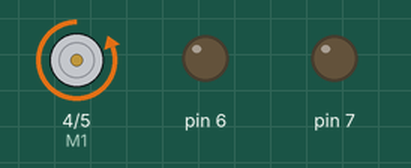
This sketch was run on a simulated Arduino Uno, built with avr-gcc and run on an emulated ATmega328P. On the bench: direction and speed pins drawn as motors (green arrow = direction pin HIGH = forward, orange = LOW = backward, longer = more drive), output pins drawn as LEDs (lit = HIGH). What the sketch prints to the serial monitor is not drawn.

Above: at 0.5 s.
Timing chart, 0 to 4.6 s (numbered marks = the images above):
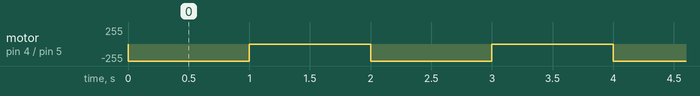

The sketch:

MotorControlTesting.ino
```cpp
//Standard PWM DC control
int E1 = 5;     //M1 Speed Control
int M1 = 4;    //M1 Direction Control

void back_off (char a,char b)          //Move backward
{
  analogWrite (E1,a);
  digitalWrite(M1,LOW);
}

void stop(void)                    //Stop
{
  digitalWrite(E1,LOW);
}

void setup(void)
{
  int i;
  for(i=4;i<=7;i++)
    pinMode(i, OUTPUT);
  Serial.begin(9600);      //Set Baud Rate
  Serial.println("Run keyboard control");
}
void loop(void)
{
  back_off(255,255);
  delay(1000);
  stop();
  delay(1000);
}
```

Measured:
- by itself, motor on pin 4 (M1) / pin 5 (E1): alternates backward 255/255 for 1.0 s and stopped for 1.0 s
